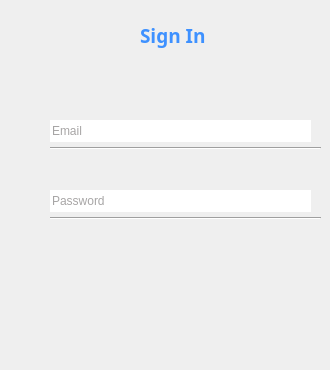
         <widget class="QWidget" name="SignIn_2">
          <widget class="QLabel" name="titleSignIn">
           <property name="geometry">
            <rect>
             <x>140</x>
             <y>20</y>
             <width>71</width>
             <height>31</height>
            </rect>
           </property>
           <property name="font">
            <font>
             <family>Bahnschrift SemiBold</family>
             <pointsize>14</pointsize>
             <weight>75</weight>
             <bold>true</bold>
            </font>
           </property>
           <property name="styleSheet">
            <string notr="true">color: rgb(62, 145, 255);</string>
           </property>
           <property name="text">
            <string>Sign In</string>
           </property>
          </widget>
          <widget class="QLineEdit" name="emailEnter">
           <property name="geometry">
            <rect>
             <x>50</x>
             <y>120</y>
             <width>261</width>
             <height>22</height>
            </rect>
           </property>
           <property name="styleSheet">
            <string notr="true">color: rgb(167, 165, 165);</string>
           </property>
           <property name="text">
            <string>Email</string>
           </property>
           <property name="frame">
            <bool>false</bool>
           </property>
          </widget>
          <widget class="QLineEdit" name="PasswordEnter">
           <property name="geometry">
            <rect>
             <x>50</x>
             <y>190</y>
             <width>261</width>
             <height>22</height>
            </rect>
           </property>
           <property name="styleSheet">
            <string notr="true">color: rgb(167, 165, 165);</string>
           </property>
           <property name="text">
            <string>Password</string>
           </property>
           <property name="frame">
            <bool>false</bool>
           </property>
          </widget>
          <widget class="Line" name="line">
           <property name="geometry">
            <rect>
             <x>50</x>
             <y>140</y>
             <width>271</width>
             <height>16</height>
            </rect>
           </property>
           <property name="styleSheet">
            <string notr="true">color: rgb(167, 165, 165);</string>
           </property>
           <property name="orientation">
            <enum>Qt::Horizontal</enum>
           </property>
          </widget>
          <widget class="Line" name="line_2">
           <property name="geometry">
            <rect>
             <x>50</x>
             <y>210</y>
             <width>271</width>
             <height>16</height>
            </rect>
           </property>
           <property name="styleSheet">
            <string notr="true">color: rgb(167, 165, 165);</string>
           </property>
           <property name="orientation">
            <enum>Qt::Horizontal</enum>
           </property>
          </widget>
          <widget class="QPushButton" name="LoginButton">
           <property name="geometry">
            <rect>
             <x>145</x>
             <y>310</y>
             <width>61</width>
             <height>51</height>
            </rect>
           </property>
           <property name="icon">
            <iconset resource="images_and_icons/SignInRegPage.qrc">
             <normaloff>:/Main/SignInRegPage/EnterButton.png</normaloff>:/Main/SignInRegPage/EnterButton.png</iconset>
           </property>
           <property name="iconSize">
            <size>
             <width>60</width>
             <height>60</height>
            </size>
           </property>
           <property name="flat">
            <bool>true</bool>
           </property>
          </widget>
         </widget>
